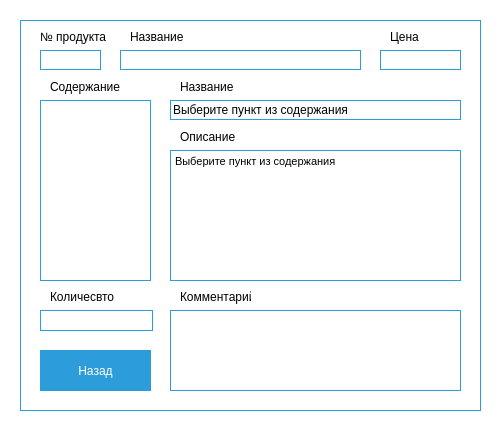
<?xml version="1.0" encoding="UTF-8"?>
<ui version="4.0">
 <class>Form</class>
 <widget class="QWidget" name="Form">
  <property name="geometry">
   <rect>
    <x>0</x>
    <y>0</y>
    <width>500</width>
    <height>430</height>
   </rect>
  </property>
  <property name="minimumSize">
   <size>
    <width>500</width>
    <height>430</height>
   </size>
  </property>
  <property name="maximumSize">
   <size>
    <width>500</width>
    <height>430</height>
   </size>
  </property>
  <property name="windowTitle">
   <string/>
  </property>
  <property name="windowIcon">
   <iconset>
    <normaloff>images/ico/pizza.ico</normaloff>images/ico/pizza.ico</iconset>
  </property>
  <property name="styleSheet">
   <string notr="true">background: #fff;</string>
  </property>
  <widget class="QFrame" name="frame_2">
   <property name="geometry">
    <rect>
     <x>20</x>
     <y>20</y>
     <width>461</width>
     <height>391</height>
    </rect>
   </property>
   <property name="styleSheet">
    <string notr="true">background: #fff;
border: 1px solid #2D9CDB;
box-sizing: border-box;</string>
   </property>
   <property name="frameShape">
    <enum>QFrame::StyledPanel</enum>
   </property>
   <property name="frameShadow">
    <enum>QFrame::Raised</enum>
   </property>
   <widget class="QPushButton" name="backButton">
    <property name="geometry">
     <rect>
      <x>20</x>
      <y>330</y>
      <width>111</width>
      <height>41</height>
     </rect>
    </property>
    <property name="font">
     <font>
      <family>Arial</family>
     </font>
    </property>
    <property name="styleSheet">
     <string notr="true">QPushButton{
background: #2D9CDB;
border:none;
color: #fff;}
QPushButton:hover{
background: #005da7;
}
QPushButton:pressed{
background:  #2D9CDB;
}</string>
    </property>
    <property name="text">
     <string>Назад</string>
    </property>
   </widget>
   <widget class="QLineEdit" name="idForm">
    <property name="geometry">
     <rect>
      <x>20</x>
      <y>30</y>
      <width>61</width>
      <height>20</height>
     </rect>
    </property>
    <property name="font">
     <font>
      <family>Arial</family>
     </font>
    </property>
    <property name="readOnly">
     <bool>true</bool>
    </property>
   </widget>
   <widget class="QLineEdit" name="nameForm">
    <property name="geometry">
     <rect>
      <x>100</x>
      <y>30</y>
      <width>241</width>
      <height>20</height>
     </rect>
    </property>
    <property name="font">
     <font>
      <family>Arial</family>
     </font>
    </property>
    <property name="readOnly">
     <bool>true</bool>
    </property>
   </widget>
   <widget class="QLineEdit" name="priceForm">
    <property name="geometry">
     <rect>
      <x>360</x>
      <y>30</y>
      <width>81</width>
      <height>20</height>
     </rect>
    </property>
    <property name="font">
     <font>
      <family>Arial</family>
     </font>
    </property>
    <property name="readOnly">
     <bool>true</bool>
    </property>
   </widget>
   <widget class="QLabel" name="fioLabel">
    <property name="geometry">
     <rect>
      <x>20</x>
      <y>10</y>
      <width>81</width>
      <height>14</height>
     </rect>
    </property>
    <property name="minimumSize">
     <size>
      <width>0</width>
      <height>14</height>
     </size>
    </property>
    <property name="maximumSize">
     <size>
      <width>16777215</width>
      <height>14</height>
     </size>
    </property>
    <property name="styleSheet">
     <string notr="true">font-family: Arial;
font-size: 12px;
line-height: 14px;
color: #000000;
border:none;</string>
    </property>
    <property name="text">
     <string>№ продукта</string>
    </property>
   </widget>
   <widget class="QLabel" name="nameLabel">
    <property name="geometry">
     <rect>
      <x>110</x>
      <y>10</y>
      <width>151</width>
      <height>14</height>
     </rect>
    </property>
    <property name="minimumSize">
     <size>
      <width>0</width>
      <height>14</height>
     </size>
    </property>
    <property name="maximumSize">
     <size>
      <width>16777215</width>
      <height>14</height>
     </size>
    </property>
    <property name="styleSheet">
     <string notr="true">font-family: Arial;
font-size: 12px;
line-height: 14px;
color: #000000;
border:none;</string>
    </property>
    <property name="text">
     <string>Название</string>
    </property>
   </widget>
   <widget class="QLabel" name="priceLabel">
    <property name="geometry">
     <rect>
      <x>370</x>
      <y>10</y>
      <width>41</width>
      <height>14</height>
     </rect>
    </property>
    <property name="minimumSize">
     <size>
      <width>0</width>
      <height>14</height>
     </size>
    </property>
    <property name="maximumSize">
     <size>
      <width>16777215</width>
      <height>14</height>
     </size>
    </property>
    <property name="styleSheet">
     <string notr="true">font-family: Arial;
font-size: 12px;
line-height: 14px;
color: #000000;
border:none;</string>
    </property>
    <property name="text">
     <string>Цена</string>
    </property>
   </widget>
   <widget class="QScrollArea" name="scrollArea">
    <property name="geometry">
     <rect>
      <x>150</x>
      <y>130</y>
      <width>291</width>
      <height>131</height>
     </rect>
    </property>
    <property name="styleSheet">
     <string notr="true">border: 1px solid #2D9CDB;</string>
    </property>
    <property name="widgetResizable">
     <bool>true</bool>
    </property>
    <widget class="QWidget" name="scrollAreaWidgetContents">
     <property name="geometry">
      <rect>
       <x>0</x>
       <y>0</y>
       <width>289</width>
       <height>129</height>
      </rect>
     </property>
     <widget class="QTextEdit" name="descriptionEdit">
      <property name="geometry">
       <rect>
        <x>0</x>
        <y>0</y>
        <width>291</width>
        <height>131</height>
       </rect>
      </property>
      <property name="font">
       <font>
        <family>Arial</family>
       </font>
      </property>
      <property name="styleSheet">
       <string notr="true">border:none</string>
      </property>
      <property name="readOnly">
       <bool>true</bool>
      </property>
      <property name="html">
       <string>&lt;!DOCTYPE HTML PUBLIC &quot;-//W3C//DTD HTML 4.0//EN&quot; &quot;http://www.w3.org/TR/REC-html40/strict.dtd&quot;&gt;
&lt;html&gt;&lt;head&gt;&lt;meta name=&quot;qrichtext&quot; content=&quot;1&quot; /&gt;&lt;style type=&quot;text/css&quot;&gt;
p, li { white-space: pre-wrap; }
&lt;/style&gt;&lt;/head&gt;&lt;body style=&quot; font-family:'Arial'; font-size:8.25pt; font-weight:400; font-style:normal;&quot;&gt;
&lt;p style=&quot; margin-top:0px; margin-bottom:0px; margin-left:0px; margin-right:0px; -qt-block-indent:0; text-indent:0px;&quot;&gt;&lt;span style=&quot; font-family:'MS Shell Dlg 2';&quot;&gt;Выберите пункт из содержания&lt;/span&gt;&lt;/p&gt;&lt;/body&gt;&lt;/html&gt;</string>
      </property>
     </widget>
    </widget>
   </widget>
   <widget class="QScrollArea" name="scrollArea_2">
    <property name="geometry">
     <rect>
      <x>150</x>
      <y>290</y>
      <width>291</width>
      <height>81</height>
     </rect>
    </property>
    <property name="widgetResizable">
     <bool>true</bool>
    </property>
    <widget class="QWidget" name="scrollAreaWidgetContents_2">
     <property name="geometry">
      <rect>
       <x>0</x>
       <y>0</y>
       <width>289</width>
       <height>79</height>
      </rect>
     </property>
     <widget class="QTextEdit" name="comEdit">
      <property name="geometry">
       <rect>
        <x>0</x>
        <y>0</y>
        <width>291</width>
        <height>81</height>
       </rect>
      </property>
      <property name="font">
       <font>
        <family>Arial</family>
       </font>
      </property>
      <property name="styleSheet">
       <string notr="true">border: none</string>
      </property>
      <property name="readOnly">
       <bool>true</bool>
      </property>
     </widget>
    </widget>
   </widget>
   <widget class="QLineEdit" name="queEdit">
    <property name="geometry">
     <rect>
      <x>20</x>
      <y>290</y>
      <width>113</width>
      <height>21</height>
     </rect>
    </property>
    <property name="font">
     <font>
      <family>Arial</family>
     </font>
    </property>
    <property name="readOnly">
     <bool>true</bool>
    </property>
   </widget>
   <widget class="QLabel" name="quaLabel_2">
    <property name="geometry">
     <rect>
      <x>30</x>
      <y>270</y>
      <width>71</width>
      <height>14</height>
     </rect>
    </property>
    <property name="minimumSize">
     <size>
      <width>0</width>
      <height>14</height>
     </size>
    </property>
    <property name="maximumSize">
     <size>
      <width>16777215</width>
      <height>14</height>
     </size>
    </property>
    <property name="styleSheet">
     <string notr="true">font-family: Arial;
font-size: 12px;
line-height: 14px;
color: #000000;
border:none;</string>
    </property>
    <property name="text">
     <string>Количесвто</string>
    </property>
   </widget>
   <widget class="QLabel" name="cammLabel_3">
    <property name="geometry">
     <rect>
      <x>160</x>
      <y>270</y>
      <width>71</width>
      <height>14</height>
     </rect>
    </property>
    <property name="minimumSize">
     <size>
      <width>0</width>
      <height>14</height>
     </size>
    </property>
    <property name="maximumSize">
     <size>
      <width>16777215</width>
      <height>14</height>
     </size>
    </property>
    <property name="styleSheet">
     <string notr="true">font-family: Arial;
font-size: 12px;
line-height: 14px;
color: #000000;
border:none;</string>
    </property>
    <property name="text">
     <string>Комментарий</string>
    </property>
   </widget>
   <widget class="QLabel" name="toPodLabel_4">
    <property name="geometry">
     <rect>
      <x>30</x>
      <y>60</y>
      <width>81</width>
      <height>14</height>
     </rect>
    </property>
    <property name="minimumSize">
     <size>
      <width>0</width>
      <height>14</height>
     </size>
    </property>
    <property name="maximumSize">
     <size>
      <width>16777215</width>
      <height>14</height>
     </size>
    </property>
    <property name="styleSheet">
     <string notr="true">font-family: Arial;
font-size: 12px;
line-height: 14px;
color: #000000;
border:none;</string>
    </property>
    <property name="text">
     <string>Содержание</string>
    </property>
   </widget>
   <widget class="QLabel" name="desLabel_5">
    <property name="geometry">
     <rect>
      <x>160</x>
      <y>110</y>
      <width>81</width>
      <height>14</height>
     </rect>
    </property>
    <property name="minimumSize">
     <size>
      <width>0</width>
      <height>14</height>
     </size>
    </property>
    <property name="maximumSize">
     <size>
      <width>16777215</width>
      <height>14</height>
     </size>
    </property>
    <property name="styleSheet">
     <string notr="true">font-family: Arial;
font-size: 12px;
line-height: 14px;
color: #000000;
border:none;</string>
    </property>
    <property name="text">
     <string>Описание</string>
    </property>
   </widget>
   <widget class="QListWidget" name="listWidget">
    <property name="geometry">
     <rect>
      <x>20</x>
      <y>80</y>
      <width>111</width>
      <height>181</height>
     </rect>
    </property>
    <property name="font">
     <font>
      <family>Arial</family>
     </font>
    </property>
   </widget>
   <widget class="QLineEdit" name="nameDesForm">
    <property name="geometry">
     <rect>
      <x>150</x>
      <y>80</y>
      <width>291</width>
      <height>20</height>
     </rect>
    </property>
    <property name="font">
     <font>
      <family>Arial</family>
     </font>
    </property>
    <property name="text">
     <string>Выберите пункт из содержания</string>
    </property>
    <property name="dragEnabled">
     <bool>false</bool>
    </property>
    <property name="readOnly">
     <bool>true</bool>
    </property>
   </widget>
   <widget class="QLabel" name="nameToProdabel">
    <property name="geometry">
     <rect>
      <x>160</x>
      <y>60</y>
      <width>151</width>
      <height>14</height>
     </rect>
    </property>
    <property name="minimumSize">
     <size>
      <width>0</width>
      <height>14</height>
     </size>
    </property>
    <property name="maximumSize">
     <size>
      <width>16777215</width>
      <height>14</height>
     </size>
    </property>
    <property name="styleSheet">
     <string notr="true">font-family: Arial;
font-size: 12px;
line-height: 14px;
color: #000000;
border:none;</string>
    </property>
    <property name="text">
     <string>Название</string>
    </property>
   </widget>
  </widget>
 </widget>
 <resources/>
 <connections/>
</ui>
